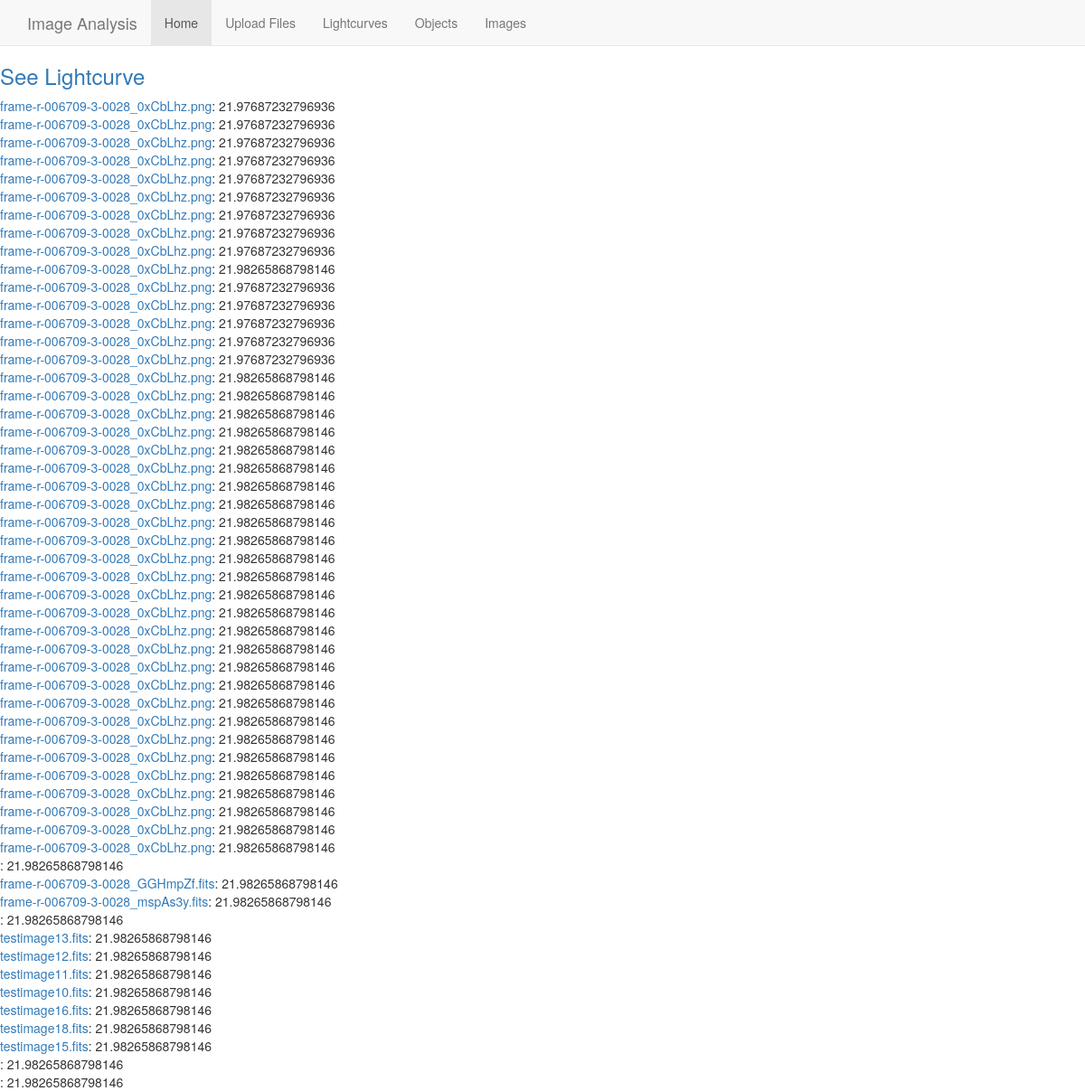
Page /object/195/ on the committed database.
### ImageAnalysis/models.py (models this page shows, shortened)
class SourceInImage(models.Model):
    image = models.ForeignKey('Image', on_delete=models.CASCADE)
    source = models.ForeignKey(Source, on_delete=models.CASCADE)
    brightness = models.FloatField(default=0.0)

class Image(models.Model):
    sources = models.ManyToManyField(Source, through='SourceInImage', blank=True)
    camera = models.ForeignKey(Camera, on_delete=models.CASCADE)
    cameraFilter = models.CharField(max_length=2)
    imageFile = models.OneToOneField(UploadFile, on_delete=models.CASCADE)
    offset = models.FloatField(default=25.0)
    imageName = models.CharField(max_length=100)
    previewName = models.CharField(max_length=100)
    obsTime = models.DateTimeField()
    path = None #we can use Image.imageFile to return this
    data = None
    header = None
    offset = None #definitely add this to database
    offsetErr = None
    centreCoordinates = None #add this for image coordinate search
    backMean = None
    backMedian = None
    backStd = None
    stars = None
    magnitudes = None
    references = None
    wcsOb = None
    realMagnitudes = None

### ImageAnalysis/views.py (the view, shortened to what this page needs)
# urls.py: url(r'^object/(?P<object_id>[0-9]+)/$', views.object, name='object'),
def object(request, object_id=None):
	if object_id is not None:
		source = get_object_or_404(Source, pk=object_id)
		return render(request, 'ImageAnalysis/object.html', {'source': source})

### ImageAnalysis/templates/ImageAnalysis/object.html (shortened to what this page needs)
{% extends 'base.html' %}
{% block content%}
<a href="{% url 'imageanalysis:lightcurve' %}{{source.pk}}"><h3>See Lightcurve</h3></a>
	{% for observation in source.sourceinimage_set.all %}
		<a href="{% url 'imageanalysis:image' %}{{observation.image.pk}}">{{ observation.image.imageName }}</a>: {{ observation.brightness }}
		<br/>
	{% endfor %}
{% endblock %}

### rows in the picture
SourceInImage: image.imageName "frame-r-006709-3-0028_0xCbLhz.png", brightness "21.97687232796936"
SourceInImage: image.imageName "frame-r-006709-3-0028_0xCbLhz.png", brightness "21.97687232796936"
SourceInImage: image.imageName "frame-r-006709-3-0028_0xCbLhz.png", brightness "21.97687232796936"
SourceInImage: image.imageName "frame-r-006709-3-0028_0xCbLhz.png", brightness "21.97687232796936"
SourceInImage: image.imageName "frame-r-006709-3-0028_0xCbLhz.png", brightness "21.97687232796936"
SourceInImage: image.imageName "frame-r-006709-3-0028_0xCbLhz.png", brightness "21.97687232796936"
SourceInImage: image.imageName "frame-r-006709-3-0028_0xCbLhz.png", brightness "21.97687232796936"
SourceInImage: image.imageName "frame-r-006709-3-0028_0xCbLhz.png", brightness "21.97687232796936"
